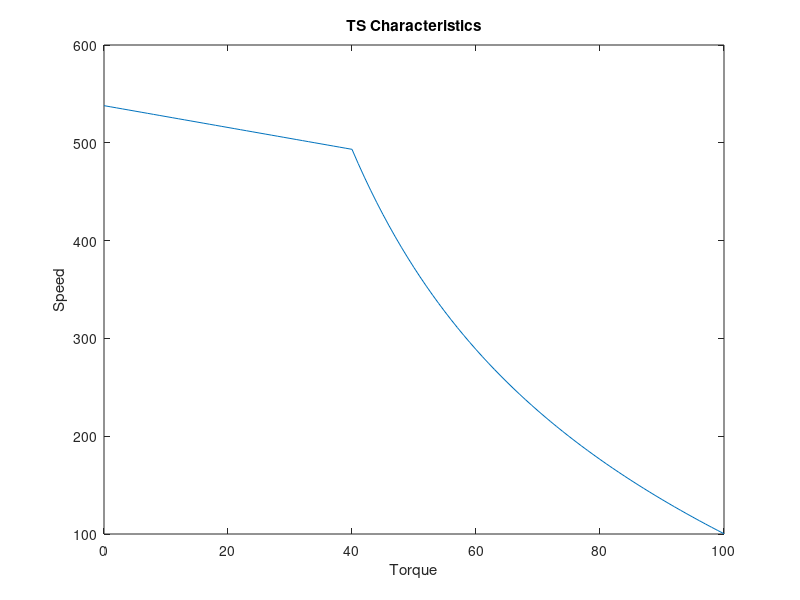

Write the MATLAB code that produced this figure.
R = 0.1472;
Kt = 0.9852;
Ke = 1.278;

V = 72; %Voltage
T = 0:100; %Braking Torque
I_max = 40;
I = 0;
P = 0;
In = zeros(1,length(T));
Vn = zeros(1,length(T));
Pn = zeros(1,length(T));
Nn = zeros(1,length(T));

for i=1:length(T)
    if(I>I_max) %limiting the voltage if exceeds I_max
        V = P/I; 
    end
    N = ((V/Ke) - (T(i)*R)/(Kt*Ke))*(30/pi);

    E = Ke*N*pi/30;
    I = (V-E)/R;
    
    if(I<I_max) %checking if current exceeds I_max
        P = V*I;
        In(i) = I;
    else
        In(i)=I_max;
    end
    
    Pn(i) = P;
    Nn(i) = N;
    Vn(i) = V;
end
plot(T,Nn);
ylabel('Speed')
xlabel('Torque')
title('TS Characteristics')
